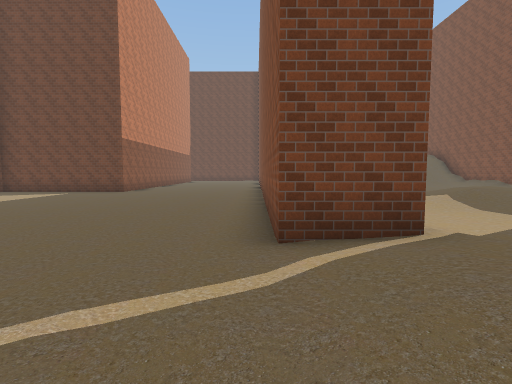
view 1 (above)

17 first-person views from a walk through a scene from a Unity 3-D project. The camera is 1.4 m above the floor, tilts 4° down and sees 85° across. The floor is counted in squares, 2 m on a side. Each view is taken from the middle of a square. On the plan, view 1 faces up. The plan holds only what a view shows up to about 9 squares ahead; the rest is blank. The place goes on beyond the plan. Some trees and plants on the terrain are drawn as simple stand-ins. Some animated figures are not drawn. Some surface patterns are stand-ins.

view 2
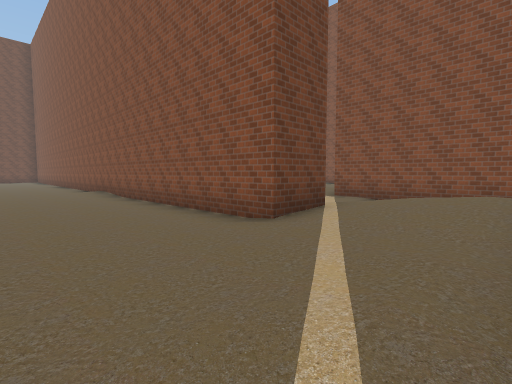

view 3
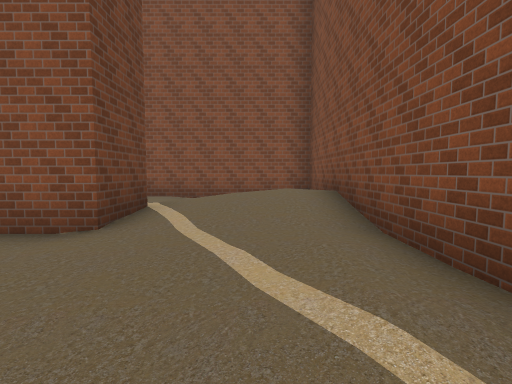

view 4
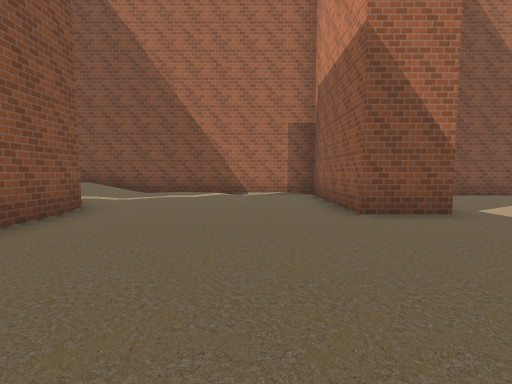

view 5
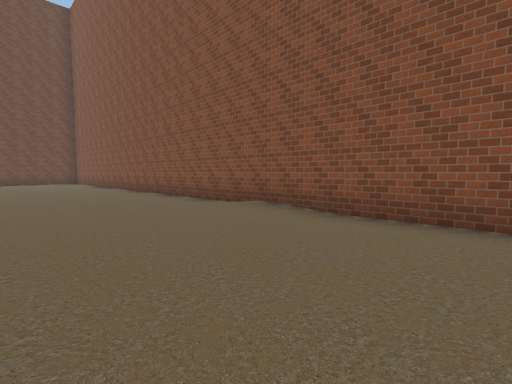

view 6
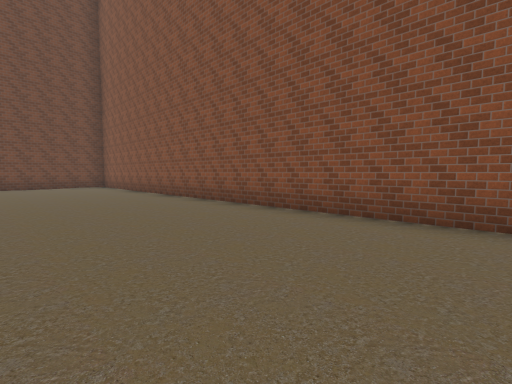

view 7
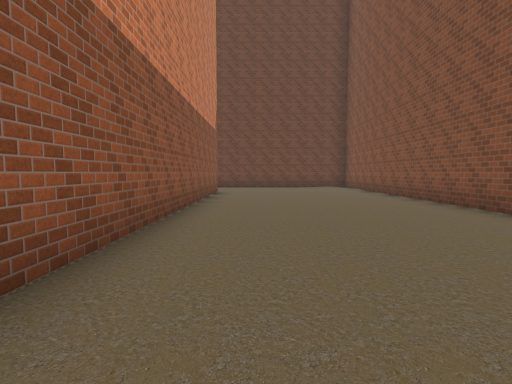

view 8
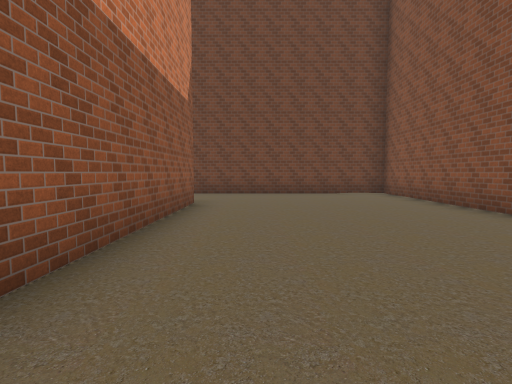

view 9
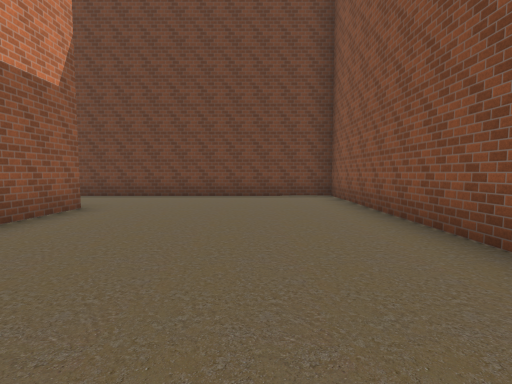

view 10
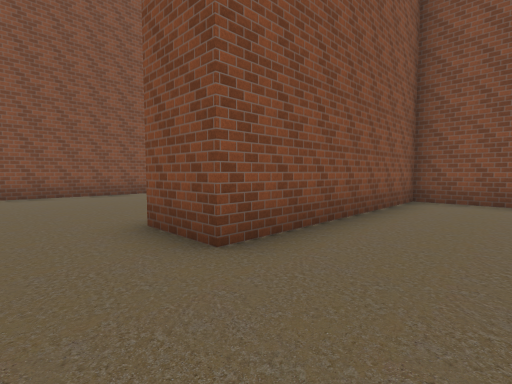

view 11
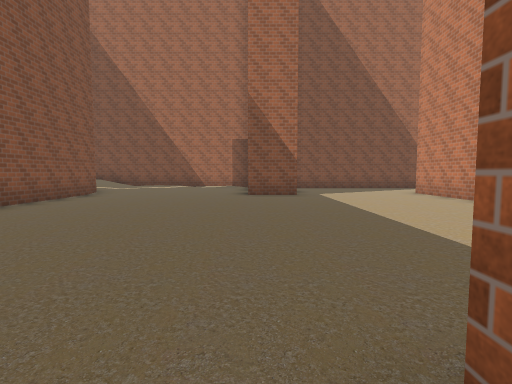

view 12
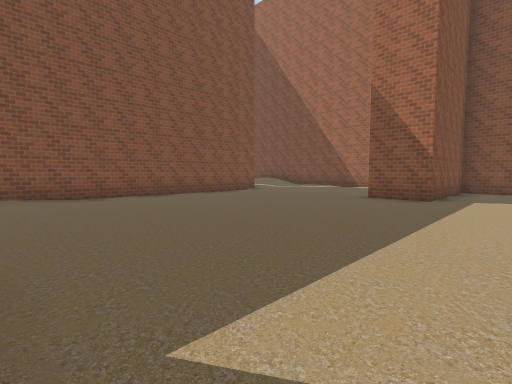

view 13
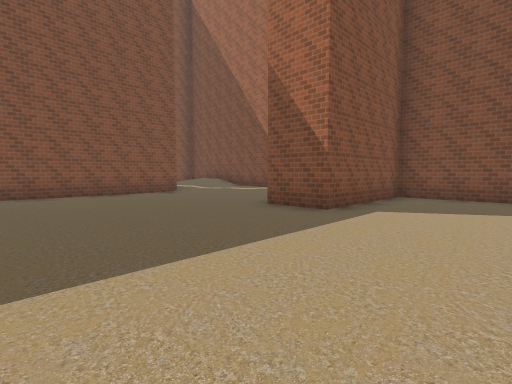

view 14
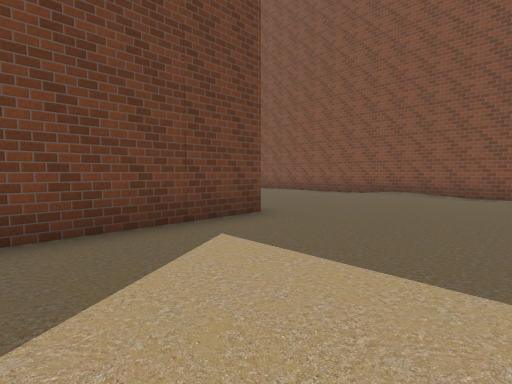

view 15
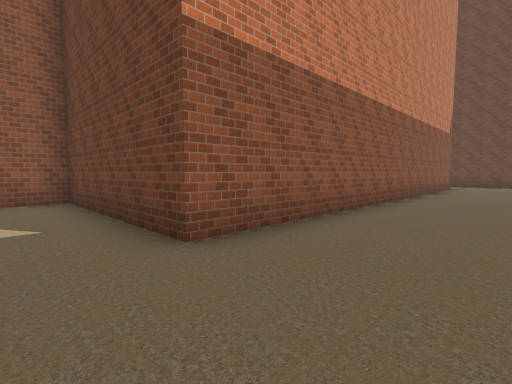

view 16
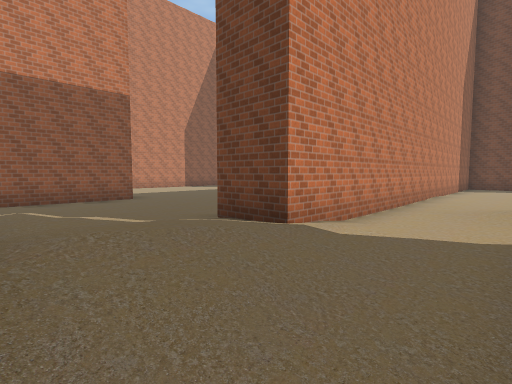

view 17
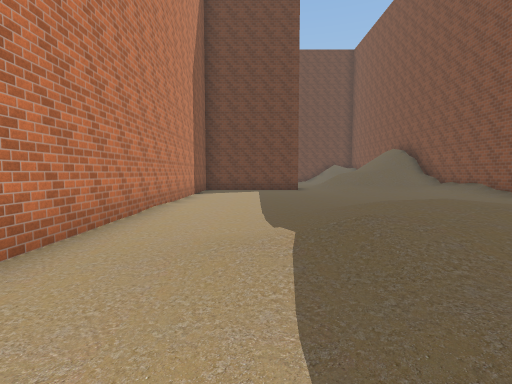

### Floor plan
Key: @ floor where view 1 was taken; # wall or solid block; . main floor; : floor 0.25 m higher than the main floor; + floor 0.5 m higher than the main floor; * floor 0.75 m higher than the main floor; / step, stairs or slope.
Columns run from 9 left of view 1 to 12 right of it. Each row starts with its distance up from view 1.
 26   ########
 25 .........#
 24 .........#
 23 ..##.....#
 22 ..##.....#
 21 ..##.....#
 20 ..##.....#
 19 ..##.....#
 18 ..##.....#
 17 ####.....#
 16    #.....#
 15    #.....#
 14    #.....#
 13    #.....##........./#
 12 ####.....##.........:#
 11 .........##......  ::
 10 .........##.....
  9 .........##...:
  8 .........##..:+**
  7 .........##..:***
  6 .........##.:+/*
  5 .........##..:+
  4 .........##:::#
  3 ...##....##+::#
  2 ...##...::+*:.#
  1 ...##..:::**::#
  0 ...##::::@**/:#
 -1 ##############

Where each view was taken, in squares from view 1:
view 1: 0 up, 0 right, facing up
view 2: 0 up, 3 left, facing up-right
view 3: 1 up, 3 left, facing right
view 4: 8 up, 3 left, facing down
view 5: 7 up, 4 left, facing up-right
view 6: 12 up, 4 left, facing up-right
view 7: 13 up, 4 left, facing up
view 8: 17 up, 4 left, facing up
view 9: 18 up, 2 left, facing up
view 10: 25 up, 9 left, facing down-right
view 11: 12 up, 5 left, facing down
view 12: 11 up, 8 left, facing down-right
view 13: 8 up, 9 left, facing down-right
view 14: 8 up, 9 left, facing up-right
view 15: 10 up, 3 left, facing up-left
view 16: 0 up, 4 right, facing up-left
view 17: 4 up, 4 right, facing up
